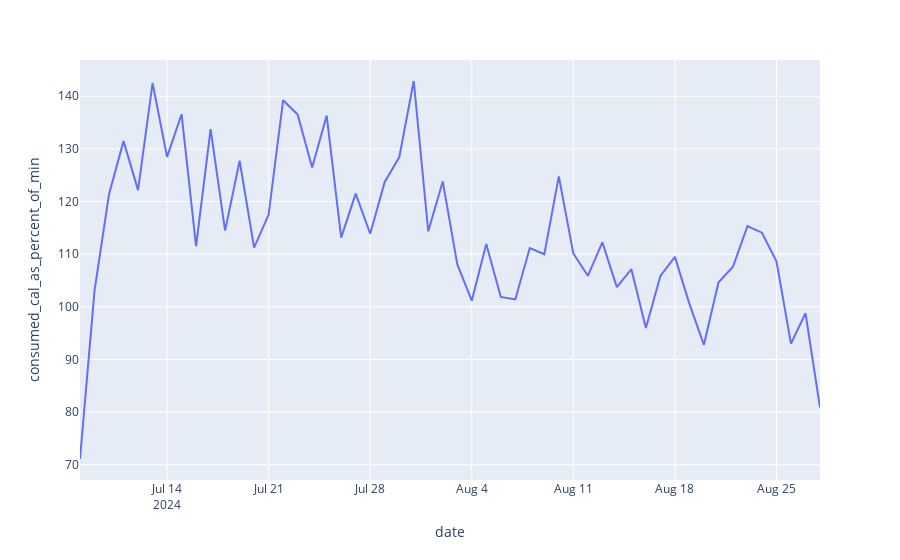

The notebook cell saved with this chart:
### Code cell
px.line(overall_df,x='date',y='consumed_cal_as_percent_of_min')
